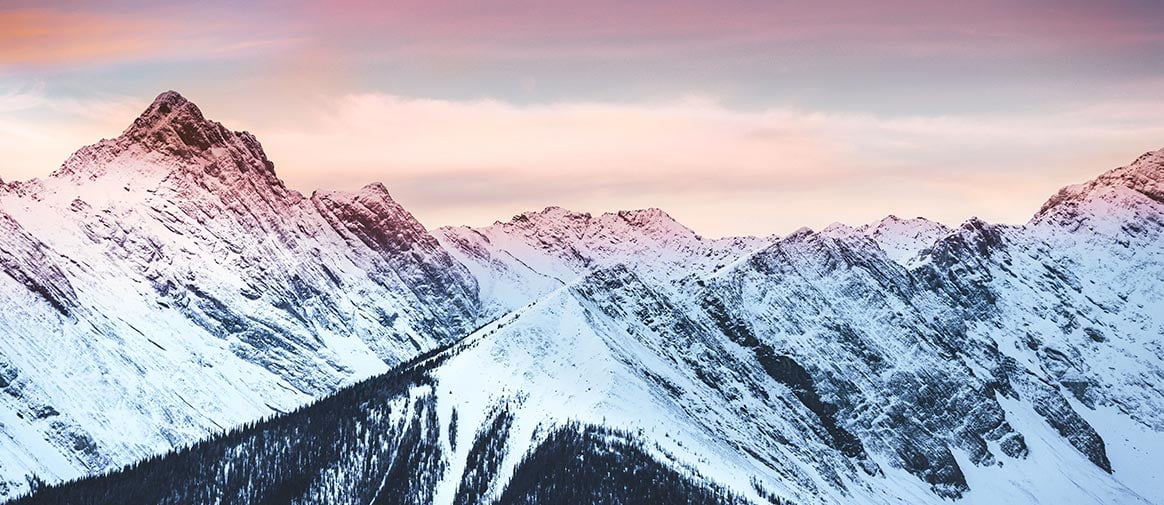
%> input picture lab1/img.jpg, 1164 x 505 px
$ octave --eval "main;"   (GNU Octave 9; MATLAB toolbox functions it lacks are replaced by stand-ins)
%> lines starting %> are read from the running program, lines starting %| are printed output that depends on the picture
### lab1/splines_comp.m
function splines_comp(precision, knot_vector, coeffs)

    % subroutine calculating number of basis functions
    compute_nr_basis_functions = @(knot_vector, p) size(knot_vector, 2) - p - 1;

    % subroutine generating mesh for drawing basis functions
    mesh = @(a, c) (a:(c - a) / precision:c);

    % computing order of polynomials
    p = compute_p(knot_vector);

    % validation of knot vector construction
    t = check_sanity(knot_vector, p);

    % if knot vector is poorly constructed - stop further processing
    if (~t)
        disp("Poorly constructed knot_vector")
        return
    end

    % computing number of basis functions
    nr = compute_nr_basis_functions(knot_vector, p);

    if (numel(coeffs) ~= nr)
        disp(["Number of coefficients should be equal to the number of basis functions", nr])
        return
    end

    % beginning of drawing range
    x_begin = knot_vector(1);

    % end of drawing range
    x_end = knot_vector(size(knot_vector, 2));

    x = mesh(x_begin, x_end);
    y = zeros(1, numel(x));

    for j = 1:nr
        spline = compute_spline(knot_vector, p, j, x);
        y = y + coeffs(j) .* spline;
    end

    plot(x, y, 'g', 'LineWidth', 3)
    hold off

    % Subroutine computing order of polynomials
    function p = compute_p(knot_vector)

        % first entry in knot_vector
        initial = knot_vector(1);
        % lenght of knot_vector
        kvsize = size(knot_vector, 2);
        p = 0;

        % checking number of repetitions of first entry in knot_vector
        while (p + 2 <= kvsize) && (initial == knot_vector(p + 2))
            p = p + 1;
        end

        return
    end

    % Subroutine computing basis functions according to recursive Cox-de-Boor formulae
    function y = compute_spline(knot_vector, p, nr, x)

        % function (x-x_i)/(x_{i-p}-x_i)
        fC = @(x, a, b) (x - a) / (b - a);
        % function (x_{i+p+1}-x)/(x_{i+p+1}-x_{i+1})
        fD = @(x, c, d) (d - x) / (d - c);

        % x_i
        a = knot_vector(nr);
        % x_{i-p}
        b = knot_vector(nr + p);
        % x_{i+1}
        c = knot_vector(nr + 1);
        % x_{i+p+1}
        d = knot_vector(nr + p + 1);

        % linear function for p=0
        if (p == 0)
            y = 0 .* (x < a) + 1 .* (a <= x & x <= d) + 0 .* (x > d);
            return
        end

        % B_{i,p-1}
        lp = compute_spline(knot_vector, p - 1, nr, x);
        % B_{i+1,p-1}
        rp = compute_spline(knot_vector, p - 1, nr + 1, x);

        % (x-x_i)/(x_{i-p)-x_i)*B_{i,p-1}
        if (a == b)
            % if knots in knot_vector are repeated we have to include it in formula
            y1 = 0 .* (x < a) + 1 .* (a <= x & x <= b) + 0 .* (x > b);
        else
            y1 = 0 .* (x < a) + fC(x, a, b) .* (a <= x & x <= b) + 0 .* (x > b);
        end

        % (x_{i+p+1}-x)/(x_{i+p+1)-x_{i+1})*B_{i+1,p-1}
        if (c == d)
            % if knots in knot_vector are repeated we have to include it in formula
            y2 = 0 .* (x < c) + 1 .* (c < x & x <= d) + 0 .* (d < x);
        else
            y2 = 0 .* (x < c) + fD(x, c, d) .* (c < x & x <= d) + 0 .* (d < x);
        end

        y = lp .* y1 + rp .* y2;
        return
    end

    % Subroutine checking sanity of knot_vector
    function t = check_sanity(knot_vector, p)

        initial = knot_vector(1);
        kvsize = size(knot_vector, 2);

        t = true;
        counter = 1;

        % if number of repeated knots at the beginning of knot_vector doesn't match polynomial order
        for i = 1:p + 1

            if (initial ~= knot_vector(i))
                % return FALSE
                t = false;
                return
            end

        end

        % if there are too many repeated knots in the middle of knot_vector
        for i = p + 2:kvsize - p - 1

            if (initial == knot_vector(i))
                counter = counter + 1;

                if (counter > p)
                    % return FALSE
                    t = false;
                    return
                end

            else
                initial = knot_vector(i);
                counter = 1;
            end

        end

        initial = knot_vector(kvsize);

        % if number of repeated knots at the end of knot_vector doesn't match polynomial order
        for i = kvsize - p:kvsize

            if (initial ~= knot_vector(i))
                % return FALSE
                t = false;
                return
            end

        end

        % if subsequent element in knot_vector is smaller than previous one
        for i = 1:kvsize - 1

            if (knot_vector(i) > knot_vector(i + 1))
                % return FALSE
                t = false;
                return
            end

        end

        return

    end

end

### lab1/main.m
function main()
    img = imread('img.jpg');
%> img is the input picture: size 505x1164x3 uint8; mean R, G, B 177.6, 176.5, 189
    img = flip(img, 1);
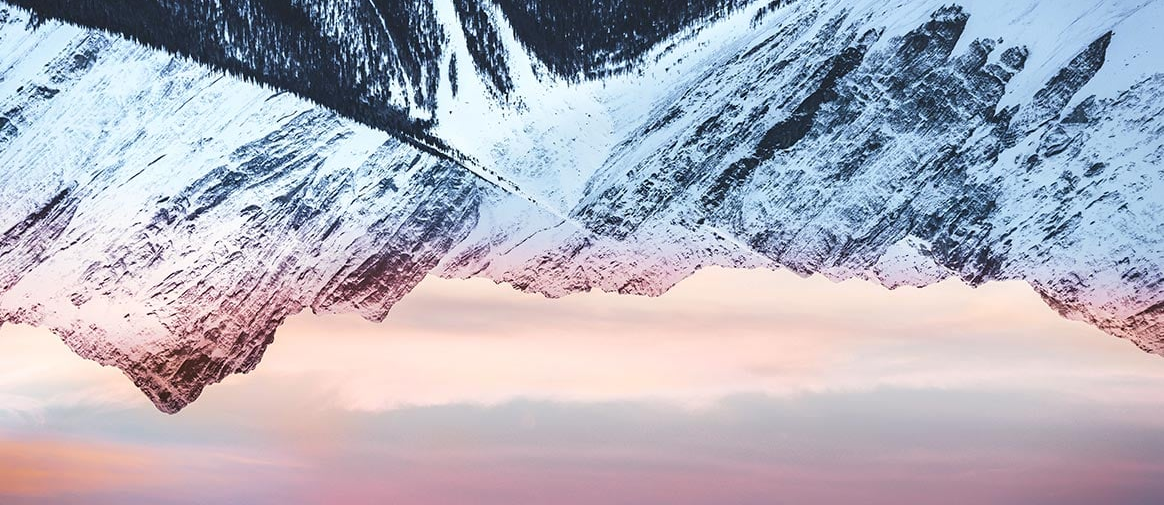
%> img: size 505x1164x3 uint8; mean R, G, B 177.6, 176.5, 189; mean of the top-left, top-right, bottom-left and bottom-right quarters 171.6, 160, 196.7, 195.6

    imshow(img)

    axis xy
    axis on
    grid on
    set(gca, 'xtick', 0:25:1150)

    hold on

    p = 3;
    knot_vector = cat(2, repelem([0], 1, p), 0:25:1150, repelem([1150], 1, p));
    coeffs = [325, 324, 324, 333, 350, 366, 373, 400, 415, 397, 374, 377, 313, 312, 305, 312, 324, 304, 278, 280, 277, 286, 289, 300, 296, 293, 295, 298, 285, 272, 265, 270, 272, 277, 279, 281, 284, 288, 288, 277, 290, 281, 280, 310, 310, 332, 341, 341, 356];
    precision = 100;
    splines_comp(precision, knot_vector, coeffs);
%> `main;`:
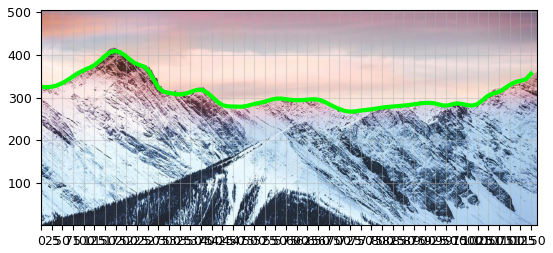
%> figure redrawn from the program's plot data
end
